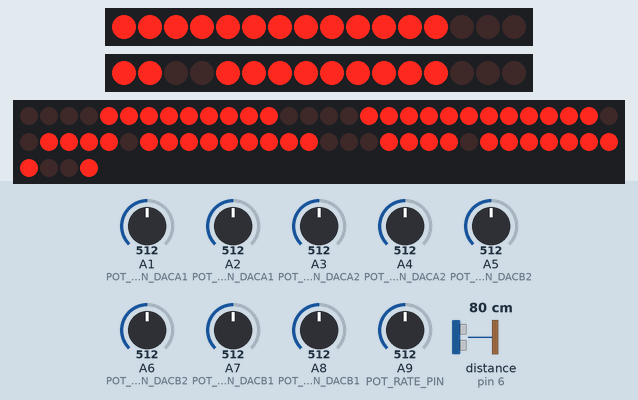
Simulated run of this sketch. Board: Teensy 4. On the bench: 2 × 16 shift-register outputs drawn as a row of LEDs (first output left, lit = HIGH), 64 shift-register outputs drawn as a row of LEDs (first output left, lit = HIGH). Wiring (inferred from the names in the program): range finder with pulse-width output: data pin 6; 2 × 2 × shift register (74HC595): latch pin 8 / latch pin 7; 8 × shift register (74HC595): latch pin 9. Wiring (inferred from the signals the program sends): 3 × row of LEDs: on Q0, Q1, Q2, Q3, Q4, Q5, Q6, Q7, Q8, Q9, Q10, Q11, Q12, Q13, Q14, Q15 / on Q0, Q1, Q2, Q3, Q4, Q5, Q6, Q7, Q8, Q9, Q10, Q11, Q12, Q13, Q14, Q15 / on Q0, Q1, Q2, Q3, Q4, Q5, Q6, Q7, Q8, Q9, Q10, Q11, Q12, Q13, Q14, Q15, Q16, Q17, Q18, Q19, Q20, Q21, Q22, Q23, Q24, Q25, Q26, Q27, Q28, Q29, Q30, Q31, Q32, Q33, Q34, Q35, Q36, Q37, Q38, Q39, Q40, Q41, Q42, Q43, Q44, Q45, Q46, Q47, Q48, Q49, Q50, Q51, Q52, Q53, Q54, Q55, Q56, Q57, Q58, Q59, Q60, Q61, Q62, Q63. The inputs (shaded band) are chosen by the test bench; at power-on: A9 (POT_RATE_PIN) = 512, A1 (POT_MORPH_PIN_DACA1) = 512, A3 (POT_MORPH_PIN_DACA2) = 512, A4 (POT_PHASE_PIN_DACA2) = 512, A5 (POT_MORPH_PIN_DACB2) = 512, A2 (POT_PHASE_PIN_DACA1) = 512, A6 (POT_PHASE_PIN_DACB2) = 512, A7 (POT_MORPH_PIN_DACB1) = 512, A8 (POT_PHASE_PIN_DACB1) = 512, distance to the obstacle (sensor on pin 6) 80 cm.

Above: at 1.2 s.
1.3 s: A9 (POT_RATE_PIN) set to 436
2.8 s: A9 (POT_RATE_PIN) set to 411
At 4.0 s:
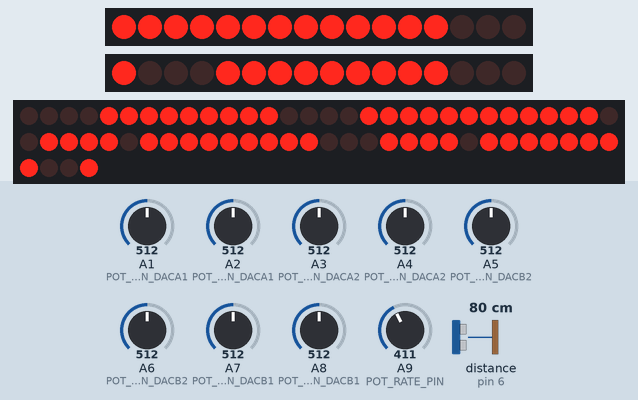
4.3 s: A1 (POT_MORPH_PIN_DACA1) set to 992
At 4.6 s:
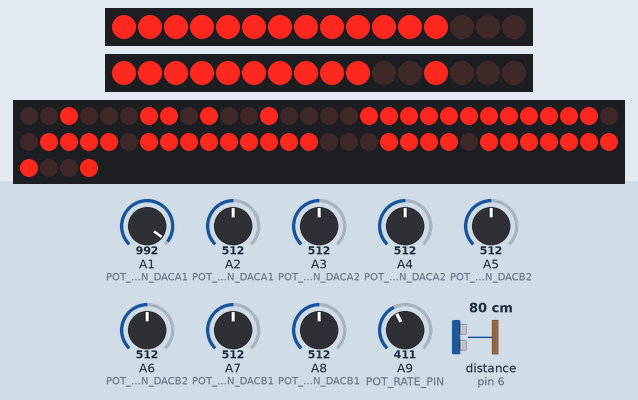
6.2 s: A3 (POT_MORPH_PIN_DACA2) set to 716
At 6.46 s:
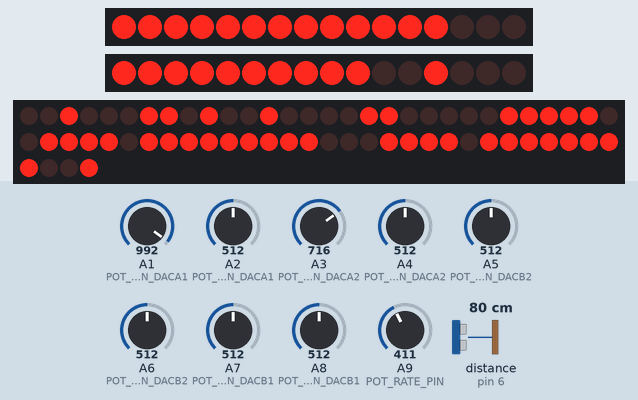
8.4 s: A4 (POT_PHASE_PIN_DACA2) set to 716
At 8.62 s:
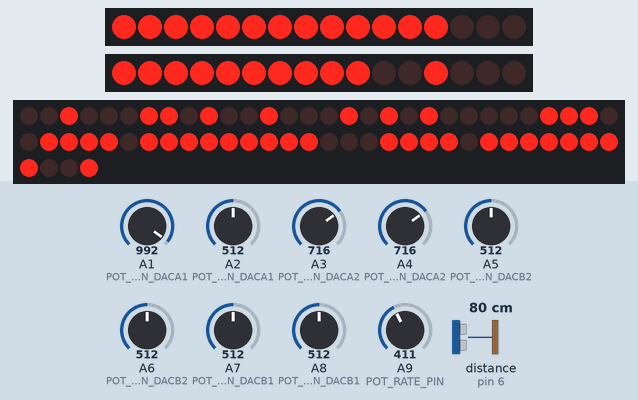
10.4 s: A5 (POT_MORPH_PIN_DACB2) set to 716
At 10.68 s:
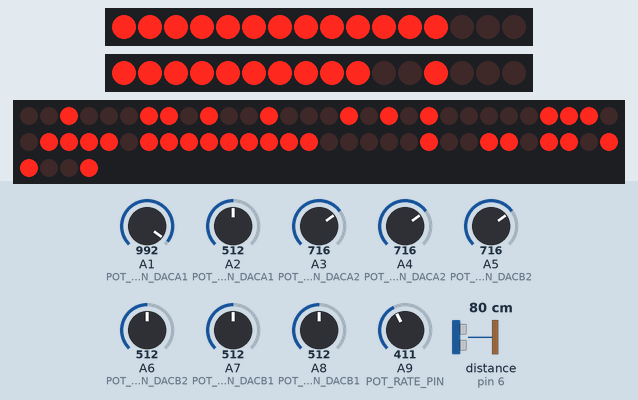
Timing chart, 0 to 13.8 s (numbered marks = the images above; inputs shaded):
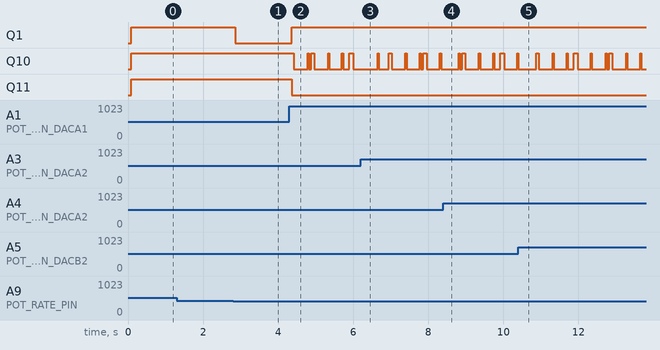

The sketch:

Teensy_Morphing_LFO_Final_V1.01.ino
```cpp
#include <SPI.h>
#include "DACControl.h"  // Include the DACControl library
#include "waveforms.h"   // Include the external LUTs

// Pin for square wave output
const int SQUARE_PIN = 9;

// Pin for external sync/reset input
const int SYNC_PIN = 6;

// Define DAC chip select pins
const int CS_PIN_DAC1 = 7;
const int CS_PIN_DAC2 = 8;

// Instantiate the DACControl object
DACControl dacControl(CS_PIN_DAC1, CS_PIN_DAC2);

// Potentiometer pins for rate control
const int POT_RATE_PIN = A9;

// Phase control potentiometer pins for each DAC output
const int POT_PHASE_PIN_DACA1 = A2; // Phase control for DACA1
const int POT_PHASE_PIN_DACA2 = A4; // Phase control for DACA2
const int POT_PHASE_PIN_DACB1 = A8; // Phase control for DACB1
const int POT_PHASE_PIN_DACB2 = A6; // Phase control for DACB2

// Morph control pots for each DAC output
const int POT_MORPH_PIN_DACA1 = A1; // Morph control for DACA1
const int POT_MORPH_PIN_DACA2 = A3; // Morph control for DACA2
const int POT_MORPH_PIN_DACB1 = A7; // Morph control for DACB1
const int POT_MORPH_PIN_DACB2 = A5; // Morph control for DACB2

// Timing variables for square wave
unsigned long lastUpdate = 0;
bool squareWaveState = LOW;

// Global variables for rate range
float minRateHz = 0.1;      // 0.1 Hz (10 seconds period)
float maxRateHz = 11.5;     // Updated to 11.5 Hz
float currentRateHz = 1.0;  // Default rate

// Global variables for waveform processing
volatile bool resetTriggered = false;       // Flag to indicate reset
volatile unsigned int currentLUTIndex = 0;  // Marked as volatile for ISR access
const int maxDACValue = 4095;               // Use full 12-bit resolution

// Interrupt service routine (ISR) for external sync/reset
void syncISR() {
    resetTriggered = true;  // Trigger reset when sync is detected
}

void setup() {
    Serial.begin(9600);

    // Initialize pin modes
    pinMode(SQUARE_PIN, OUTPUT);
    pinMode(SYNC_PIN, INPUT_PULLUP);  // External sync/reset pin

    dacControl.begin();  // Initialize the DACs using DACControl

    // Attach the interrupt for the external sync/reset (trigger on rising edge)
    attachInterrupt(digitalPinToInterrupt(SYNC_PIN), syncISR, RISING);
}

void loop() {
    unsigned long currentMicros = micros();

    // Read the potentiometer value for rate control
    int potRateValue = analogRead(POT_RATE_PIN);
    float normalizedPotValue = potRateValue / 1023.0;

    // Apply exponential scaling for smoother control
    float expScaledValue = pow(normalizedPotValue, 3.0);

    // Map the scaled value to the desired frequency range
    currentRateHz = minRateHz + expScaledValue * (maxRateHz - minRateHz);

    // Calculate the period in microseconds based on the current rate in Hertz
    unsigned long squarePeriod = (1.0 / currentRateHz) * 1000000;

    // Read phase potentiometer values
    int potPhaseValue_DACA1 = analogRead(POT_PHASE_PIN_DACA1);
    int potPhaseValue_DACA2 = analogRead(POT_PHASE_PIN_DACA2);
    int potPhaseValue_DACB1 = analogRead(POT_PHASE_PIN_DACB1);
    int potPhaseValue_DACB2 = analogRead(POT_PHASE_PIN_DACB2);

    // Read morph potentiometer values for each DAC channel
    int potMorphValue_DACA1 = analogRead(POT_MORPH_PIN_DACA1);
    int potMorphValue_DACA2 = analogRead(POT_MORPH_PIN_DACA2);
    int potMorphValue_DACB1 = analogRead(POT_MORPH_PIN_DACB1);
    int potMorphValue_DACB2 = analogRead(POT_MORPH_PIN_DACB2);

    // Call the function to update the square wave and other waveforms
    updateWaveforms(
        currentMicros,
        squarePeriod,
        potPhaseValue_DACA1, potPhaseValue_DACA2, potPhaseValue_DACB1, potPhaseValue_DACB2,
        potMorphValue_DACA1, potMorphValue_DACA2, potMorphValue_DACB1, potMorphValue_DACB2
    );
}

// Function to update waveforms based on the squarePeriod
void updateWaveforms(
    unsigned long currentMicros,
    unsigned long squarePeriod,
    int potPhaseValue_DACA1, int potPhaseValue_DACA2, int potPhaseValue_DACB1, int potPhaseValue_DACB2,
    int potMorphValue_DACA1, int potMorphValue_DACA2, int potMorphValue_DACB1, int potMorphValue_DACB2
) {
    unsigned long stepSize = squarePeriod / LUT_SIZE;
    if (stepSize == 0) {
        stepSize = 1;  // Ensure a minimum step size
    }

    // Check for the sync reset trigger
    if (resetTriggered) {
        // Reset all waveforms and the square wave
        currentLUTIndex = 0;
        resetTriggered = false;  // Clear the reset flag
    }

    if (currentMicros - lastUpdate >= stepSize) {
        lastUpdate = currentMicros;

        // Invert the phase potentiometer values to fix reverse operation
        int invertedPotPhaseValue_DACA1 = 1023 - potPhaseValue_DACA1;
        int invertedPotPhaseValue_DACA2 = 1023 - potPhaseValue_DACA2;
        int invertedPotPhaseValue_DACB1 = 1023 - potPhaseValue_DACB1;
        int invertedPotPhaseValue_DACB2 = 1023 - potPhaseValue_DACB2;

        // Calculate phase offsets using inverted potentiometer values
        unsigned int phaseOffset_DACA1 = (invertedPotPhaseValue_DACA1 * LUT_SIZE) / 1023;
        unsigned int phaseOffset_DACA2 = (invertedPotPhaseValue_DACA2 * LUT_SIZE) / 1023;
        unsigned int phaseOffset_DACB1 = (invertedPotPhaseValue_DACB1 * LUT_SIZE) / 1023;
        unsigned int phaseOffset_DACB2 = (invertedPotPhaseValue_DACB2 * LUT_SIZE) / 1023;

        // Calculate lutIndexWithPhase for each DAC output
        unsigned int lutIndexWithPhase_DACA1 = (currentLUTIndex + phaseOffset_DACA1) % LUT_SIZE;
        unsigned int lutIndexWithPhase_DACA2 = (currentLUTIndex + phaseOffset_DACA2) % LUT_SIZE;
        unsigned int lutIndexWithPhase_DACB1 = (currentLUTIndex + phaseOffset_DACB1) % LUT_SIZE;
        unsigned int lutIndexWithPhase_DACB2 = (currentLUTIndex + phaseOffset_DACB2) % LUT_SIZE;

        // Apply morph factors per channel from the respective morph pots
        float morphFactor_DACA1 = constrain(potMorphValue_DACA1 / 1023.0f, 0.0f, 1.0f);
        float morphFactor_DACA2 = constrain(potMorphValue_DACA2 / 1023.0f, 0.0f, 1.0f);
        float morphFactor_DACB1 = constrain(potMorphValue_DACB1 / 1023.0f, 0.0f, 1.0f);
        float morphFactor_DACB2 = constrain(potMorphValue_DACB2 / 1023.0f, 0.0f, 1.0f);

        // --------- Ramp Morphing Waveform on DACB2 ---------
        unsigned int rampUpLength_DACB2 = (unsigned int)(LUT_SIZE * morphFactor_DACB2);
        unsigned int rampDownStart_DACB2 = rampUpLength_DACB2;

        int rampLUTValue_DACB2;
        unsigned int lutIndex_DACB2_final = lutIndexWithPhase_DACB2;

        if (rampUpLength_DACB2 > 0 && lutIndex_DACB2_final < rampUpLength_DACB2) {
            rampLUTValue_DACB2 = (lutIndex_DACB2_final * maxDACValue) / rampUpLength_DACB2;
        } else if ((LUT_SIZE - rampDownStart_DACB2) > 0) {
            rampLUTValue_DACB2 = maxDACValue - ((lutIndex_DACB2_final - rampDownStart_DACB2) * maxDACValue) / (LUT_SIZE - rampDownStart_DACB2);
        } else {
            rampLUTValue_DACB2 = 0;
        }

        dacControl.writeDAC(2, 1, rampLUTValue_DACB2);

        // --------- Sine-Triangle Morphing Waveform on DACB1 ---------
        int triangleValue_DACB1 = triangleLUT[lutIndexWithPhase_DACB1];
        int sineValue_DACB1 = sineLUT[lutIndexWithPhase_DACB1];

        int sineTriangleLUTValue_DACB1 = (int)((1.0f - morphFactor_DACB1) * triangleValue_DACB1 + morphFactor_DACB1 * sineValue_DACB1);
        dacControl.writeDAC(2, 0, sineTriangleLUTValue_DACB1);

// --------- Morphing Through 5 LUTs on DACA2 ---------
const uint16_t* lutArray_DACA2[] = {
    expoFallLUT,       // 1: Exponential fall
    invExpoFallLUT,    // 2: Inverse exponential fall
    sineLUT,           // 3: Sine wave
    invExpoRiseLUT,    // 4: Inverse exponential rise
    expoRiseLUT        // 5: Exponential rise
};

const int numLUTs_DACA2 = 5;  // Total number of LUTs
const int numTransitions_DACA2 = numLUTs_DACA2 - 1;

// Calculate which section of the morph we're in and the local morph factor
float scaledMorph_DACA2 = morphFactor_DACA2 * numTransitions_DACA2;
int section_DACA2 = (int)scaledMorph_DACA2;
float localMorphFactor_DACA2;
if (section_DACA2 >= numTransitions_DACA2) {
    section_DACA2 = numTransitions_DACA2 - 1;
    localMorphFactor_DACA2 = 1.0f;
} else {
    localMorphFactor_DACA2 = scaledMorph_DACA2 - section_DACA2;
}

// Get the two LUTs for interpolation
const uint16_t* lutA_DACA2 = lutArray_DACA2[section_DACA2];
const uint16_t* lutB_DACA2 = lutArray_DACA2[section_DACA2 + 1];

// Interpolate between the two LUTs
int morphedValue_DACA2 = (int)((1.0f - localMorphFactor_DACA2) * lutA_DACA2[lutIndexWithPhase_DACA2] +
                               localMorphFactor_DACA2 * lutB_DACA2[lutIndexWithPhase_DACA2]);

// Write the interpolated value to DACA2
dacControl.writeDAC(1, 1, morphedValue_DACA2);


        // --------- Modified Multi-Wave Morphing Waveform on DACA1 ---------
        const uint16_t* waveforms[] = {
            //rampDownLUT,
            expoFallLUT,
            wobRampDownLUT,
            invExpoFallLUT,
            stepDown4LUT,
            triangleLUT,
            stepUp4LUT,
            invExpoRiseLUT,
            wobRampUpLUT,
            expoRiseLUT,
            //rampUpLUT
        };

        const int numWaveforms = 9;
        const int numTransitions = numWaveforms - 1;

        // Calculate the morph section and local morph factor
        float scaledMorph_DACA1 = morphFactor_DACA1 * numTransitions;
        int section_DACA1 = (int)scaledMorph_DACA1;
        float localMorphFactor_DACA1;
        if (section_DACA1 >= numTransitions) {
            section_DACA1 = numTransitions - 1;
            localMorphFactor_DACA1 = 1.0f;
        } else {
            localMorphFactor_DACA1 = scaledMorph_DACA1 - section_DACA1;
        }

        const uint16_t* waveformA_DACA1 = waveforms[section_DACA1];
        const uint16_t* waveformB_DACA1 = waveforms[section_DACA1 + 1];

        int morphedValue_DACA1 = (int)((1.0f - localMorphFactor_DACA1) * waveformA_DACA1[lutIndexWithPhase_DACA1] + localMorphFactor_DACA1 * waveformB_DACA1[lutIndexWithPhase_DACA1]);
        dacControl.writeDAC(1, 0, morphedValue_DACA1);

        // Update the square wave output on the SQUARE_PIN
        if (currentLUTIndex == 0 || currentLUTIndex == LUT_SIZE / 2) {
            squareWaveState = !squareWaveState;
            digitalWrite(SQUARE_PIN, squareWaveState);
        }

        currentLUTIndex = (currentLUTIndex + 1) % LUT_SIZE;
    }
}
```

DACControl.cpp
```cpp
#include "DACControl.h"

// Constructor to set up the chip select pins for DAC1 and DAC2
DACControl::DACControl(int csPin1, int csPin2) {
    _csPin1 = csPin1;
    _csPin2 = csPin2;
}

// Initialize SPI and configure chip select pins
void DACControl::begin() {
    SPI.begin();  // Initialize the main SPI bus
    pinMode(_csPin1, OUTPUT);
    pinMode(_csPin2, OUTPUT);
    digitalWrite(_csPin1, HIGH);  // Keep DAC1 disabled initially
    digitalWrite(_csPin2, HIGH);  // Keep DAC2 disabled initially
}

// Helper function to select the correct DAC
void DACControl::selectDAC(int dacNumber) {
    int csPin = (dacNumber == 1) ? _csPin1 : _csPin2;
    digitalWrite(csPin, LOW);
}

// Write a value to the specified DAC and channel
void DACControl::writeDAC(int dacNumber, int channel, uint16_t value) {
    selectDAC(dacNumber);
    // Set channel, gain (2x), and 12-bit value
    uint16_t command = ((channel << 15) | 0x1000) | (value & 0x0FFF);
    SPI.transfer16(command);
    digitalWrite((dacNumber == 1) ? _csPin1 : _csPin2, HIGH);
}
```

DACControl.h
```cpp
#ifndef DACCONTROL_H
#define DACCONTROL_H

#include <SPI.h>  // Include SPI library for DAC communication

class DACControl {
public:
    DACControl(int csPin1, int csPin2);  // Constructor: takes in the chip select pins for DAC1 and DAC2
    void begin();                        // Initialize SPI and set up the DACs
    void writeDAC(int dacNumber, int channel, uint16_t value);  // Write value to the DAC

private:
    int _csPin1;  // Chip Select pin for DAC1
    int _csPin2;  // Chip Select pin for DAC2

    void selectDAC(int dacNumber);  // Helper function to select the correct DAC
};

#endif  // DACCONTROL_H
```

Source omitted: waveforms.h (35783 bytes)

Measured:
- the behaviour switches between 426 and 425 on A9 (POT_RATE_PIN) (found by bisection; images 0 and 1)
- after the input at 1.3 s, every drawn part: stays the same
- after the input at 2.8 s, Q1: HIGH → LOW after 0.06 s
- after the input at 4.3 s, Q1: LOW → HIGH after 0.06 s; Q11: HIGH → LOW after 0.06 s
